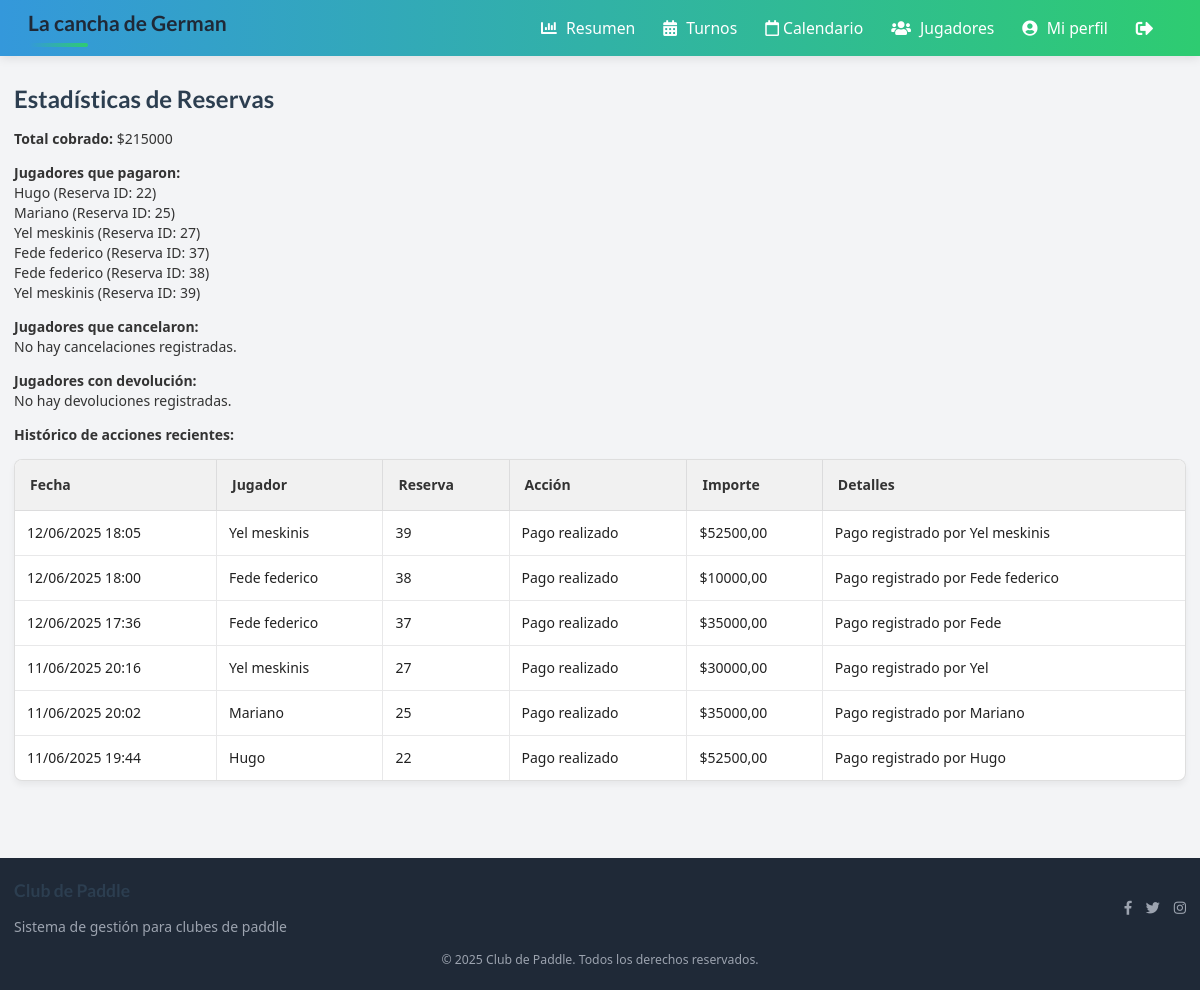
Before: /estadisticas/ with the older database file.
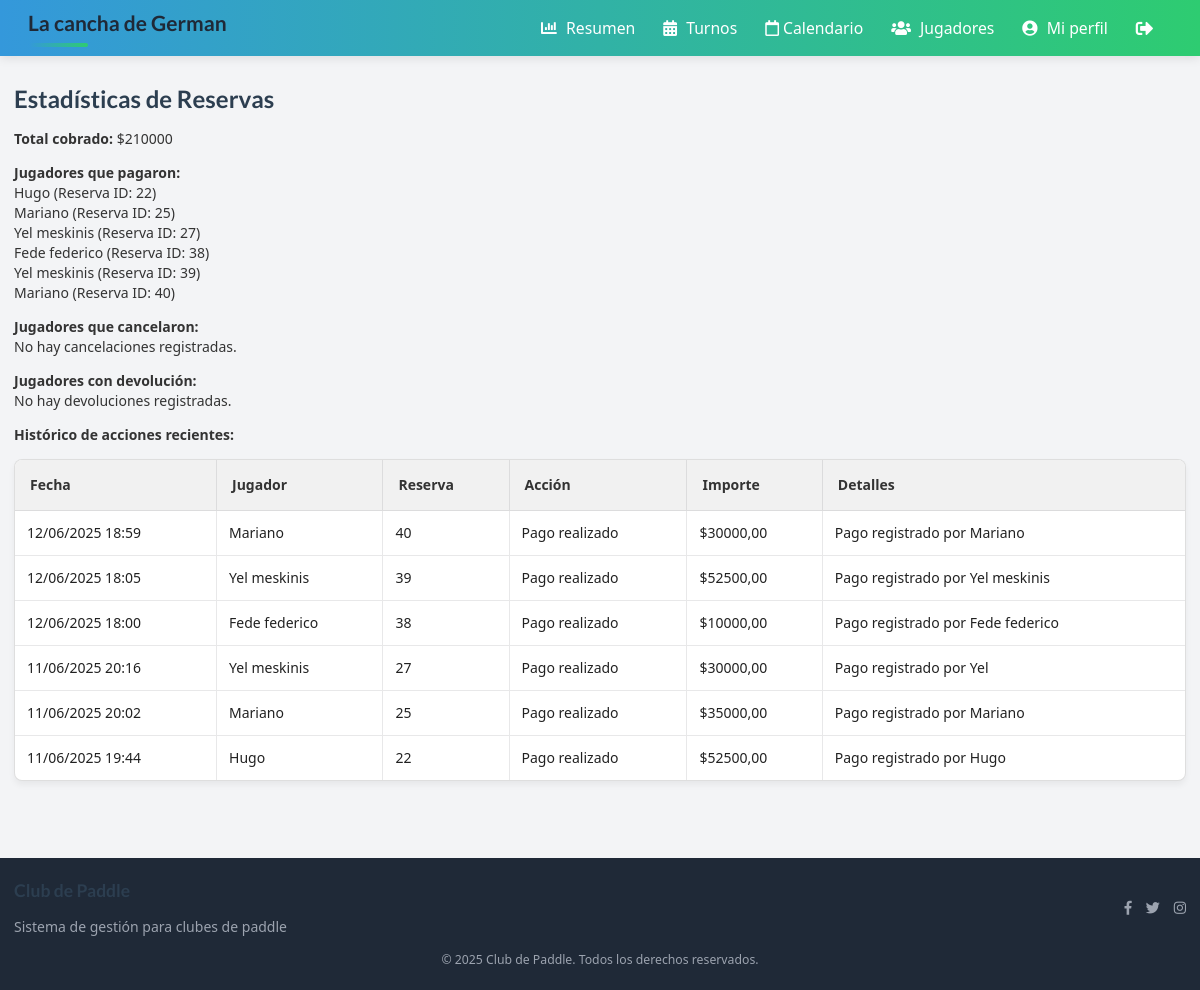
After: the same page with the newer database file.
### padel_admin/models.py (models this page shows, shortened)
class Jugadors(models.Model):
    id_jugador = models.CharField(primary_key=True, max_length=10)
    nom = models.CharField(max_length=30)
    cognom = models.CharField(max_length=30)
    nivell = models.IntegerField(
        default=1, validators=[MinValueValidator(1), MaxValueValidator(6)]
    )
    telefon = models.CharField(max_length=13)
    email = models.EmailField(max_length=50)
    contrasenya = models.CharField(max_length=30)
    foto = models.ImageField(upload_to="fotos_jugadores/", blank=True, null=True)

class HistoricoReserva(models.Model):
    ACCION_CHOICES = [
        ("pago", "Pago realizado"),
        ("cancelacion", "Reserva cancelada"),
    ]
    reserva = models.ForeignKey(Reserva, on_delete=models.CASCADE)
    jugador = models.ForeignKey(Jugadors, on_delete=models.CASCADE)
    fecha = models.DateTimeField(auto_now_add=True)
    accion = models.CharField(max_length=20, choices=ACCION_CHOICES)
    importe = models.DecimalField(max_digits=9, decimal_places=2, null=True, blank=True)
    detalles = models.TextField(blank=True, null=True)

class Reserva(models.Model):
    jugador = models.ForeignKey(Jugadors, on_delete=models.CASCADE)
    fecha = models.DateField()
    cancha = models.ForeignKey(Pistes, on_delete=models.CASCADE)
    hora_inicio = models.TimeField()
    hora_fin = models.TimeField()
    recepcionista = models.ForeignKey(
        Recepcionista, on_delete=models.CASCADE, null=True, blank=True
    )
    class Meta:
        unique_together = ("cancha", "fecha", "hora_inicio")

### padel_admin/views_estadisticas.py (the view)
# urls.py: path("estadisticas/", estadisticas_reservas, name="estadisticas_reservas"),
def estadisticas_reservas(request):
    pagos = HistoricoReserva.objects.filter(accion="pago").select_related(
        "jugador", "reserva"
    )
    jugadores_pagaron = pagos.values_list(
        "jugador__nom", "jugador__cognom", "reserva__id"
    ).distinct()
    total_cobrado = pagos.aggregate(total=Sum("importe"))["total"] or 0
    cancelaciones = HistoricoReserva.objects.filter(
        accion="cancelacion"
    ).select_related("jugador", "reserva")
    jugadores_cancelaron = cancelaciones.values_list(
        "jugador__nom", "jugador__cognom", "reserva__id"
    ).distinct()
    devoluciones = HistoricoReserva.objects.filter(accion="devolucion").select_related(
        "jugador", "reserva"
    )
    jugadores_devolvieron = devoluciones.values_list(
        "jugador__nom", "jugador__cognom", "reserva__id"
    ).distinct()
    historico = HistoricoReserva.objects.select_related("jugador", "reserva").order_by(
        "-fecha"
    )[:100]
    return render(
        request,
        "estadisticas_reservas.html",
        {
            "jugadores_pagaron": jugadores_pagaron,
            "total_cobrado": total_cobrado,
            "jugadores_cancelaron": jugadores_cancelaron,
            "jugadores_devolvieron": jugadores_devolvieron,
            "historico": historico,
        },
    )

### padel_admin/templates/estadisticas_reservas.html
{% extends "base.html" %}
{% block content %}
<h2>Estadísticas de Reservas</h2>
<div class="mb-4">
  <strong>Total cobrado:</strong> ${{ total_cobrado }}
</div>
<div class="mb-4">
  <strong>Jugadores que pagaron:</strong>
  <ul>
    {% for nom, cognom, reserva_id in jugadores_pagaron %}
      <li>{{ nom }} {{ cognom }} (Reserva ID: {{ reserva_id }})</li>
    {% empty %}
      <li>No hay pagos registrados.</li>
    {% endfor %}
  </ul>
</div>
<div class="mb-4">
  <strong>Jugadores que cancelaron:</strong>
  <ul>
    {% for nom, cognom, reserva_id in jugadores_cancelaron %}
      <li>{{ nom }} {{ cognom }} (Reserva ID: {{ reserva_id }})</li>
    {% empty %}
      <li>No hay cancelaciones registradas.</li>
    {% endfor %}
  </ul>
</div>
<div class="mb-4">
  <strong>Jugadores con devolución:</strong>
  <ul>
    {% for nom, cognom, reserva_id in jugadores_devolvieron %}
      <li>{{ nom }} {{ cognom }} (Reserva ID: {{ reserva_id }})</li>
    {% empty %}
      <li>No hay devoluciones registradas.</li>
    {% endfor %}
  </ul>
</div>
<div class="mb-4">
  <strong>Histórico de acciones recientes:</strong>
  <table class="ui celled table">
    <thead>
      <tr>
        <th>Fecha</th>
        <th>Jugador</th>
        <th>Reserva</th>
        <th>Acción</th>
        <th>Importe</th>
        <th>Detalles</th>
      </tr>
    </thead>
    <tbody>
      {% for h in historico %}
      <tr>
        <td>{{ h.fecha|date:'d/m/Y H:i' }}</td>
        <td>{{ h.jugador.nom }} {{ h.jugador.cognom }}</td>
        <td>{{ h.reserva.id }}</td>
        <td>{{ h.get_accion_display }}</td>
        <td>{% if h.importe %}${{ h.importe }}{% else %}-{% endif %}</td>
        <td>{{ h.detalles }}</td>
      </tr>
      {% empty %}
        <tr><td colspan="6">No hay acciones registradas.</td></tr>
      {% endfor %}
    </tbody>
  </table>
</div>
{% endblock %}

### padel_admin/templates/base.html (shortened to what this page needs)
<!DOCTYPE html>
{% load static %}
<html lang="es">
<head>
    <link href="https://cdn.jsdelivr.net/npm/tailwindcss@2.2.16/dist/tailwind.min.css" rel="stylesheet">
    <link rel="stylesheet" href="https://use.fontawesome.com/releases/v5.0.7/css/all.css">
    <link rel="stylesheet" href="https://cdnjs.cloudflare.com/ajax/libs/semantic-ui/2.4.0/semantic.min.css">
    <link href="{% static 'main.css' %}" rel="stylesheet">
    <link href="{% static 'responsive.css' %}" rel="stylesheet">
</head>
<body class="bg-gray-100">
    <header>
        <nav class="bg-gray-300">
            <div class="mx-auto px-4 sm:px-6 lg:px-8">
                <div class="flex justify-between h-16">
                    <div class="flex items-center">
                        <h1 class="text-2xl font-bold text-gray-800">La cancha de German</h1>
                    </div>
                    <div class="flex items-center">
                        <a href="/estadisticas/" class="text-gray-800 hover:text-black px-4 py-2 rounded-md text-lg font-medium">
                            <i class="fas fa-chart-bar"></i> Resumen
                        </a>
                        <a href="/reserves" class="text-gray-800 hover:text-black px-4 py-2 rounded-md text-lg font-medium">
                            <i class="fas fa-calendar-alt"></i> Turnos
                        </a>
                        <a href="/calendario" class="text-gray-800 hover:text-black px-4 py-2 rounded-md text-lg font-medium">
                            <i class="far fa-calendar"></i> Calendario
                        </a>
                        <a href="/jugadors" class="text-gray-800 hover:text-black px-4 py-2 rounded-md text-lg font-medium">
                            <i class="fas fa-users"></i> Jugadores
                        </a>
                        <a href="/perfil/" class="text-gray-800 hover:text-black px-4 py-2 rounded-md text-lg font-medium">
                            <i class="fas fa-user-circle"></i> Mi perfil
                        </a>
                        <a href="/logout" class="text-gray-800 hover:text-black px-4 py-2 text-xl" title="Cerrar sesión">
                            <i class="fas fa-sign-out-alt"></i>
                        </a>
                    </div>
                </div>
            </div>
        </nav>
    </header>
    <div class="container mx-auto px-4 py-8 fade-in">
        {% block content %}{% endblock %}
    </div>
    <footer class="bg-gray-800 text-white py-6 mt-10">
        <div class="container mx-auto px-4">
            <div class="flex flex-col md:flex-row justify-between items-center">
                <div class="mb-4 md:mb-0">
                    <h3 class="text-xl font-bold">Club de Paddle</h3>
                    <p class="text-gray-400">Sistema de gestión para clubes de paddle</p>
                </div>
                <div class="flex space-x-4">
                    <a href="#" class="text-gray-400 hover:text-white">
                        <i class="fab fa-facebook-f"></i>
                    </a>
                    <a href="#" class="text-gray-400 hover:text-white">
                        <i class="fab fa-twitter"></i>
                    </a>
                    <a href="#" class="text-gray-400 hover:text-white">
                        <i class="fab fa-instagram"></i>
                    </a>
                </div>
            </div>
            <div class="mt-4 text-center text-gray-400 text-sm">
                &copy; {% now "Y" %} Club de Paddle. Todos los derechos reservados.
            </div>
        </div>
    </footer>
</body>
</html>

### padel_admin/static/main.css (style rules this page uses)
:root { --primary-color: #3498db; --secondary-color: #2ecc71; --accent-color: #e74c3c; --text-color: #333; --light-bg: #f8f9fa; --dark-bg: #343a40; }
body { font-family: 'Segoe UI', Tahoma, Geneva, Verdana, sans-serif; color: var(--text-color); background-color: var(--light-bg); }
nav.bg-gray-300 { background: linear-gradient(to right, #3498db, #2ecc71); box-shadow: 0 2px 10px rgba(0, 0, 0, 0.1); }
nav a { transition: all 0.3s ease; font-weight: 500; color: white !important; }
.container { max-width: 1200px; margin: 0 auto; }
.ui.table { border-radius: 8px !important; overflow: hidden; box-shadow: 0 4px 6px rgba(0, 0, 0, 0.05); }
.ui.table thead th { background-color: #f1f1f1 !important; color: var(--text-color) !important; font-weight: 600 !important; padding: 15px !important; }
.fade-in { animation: fadeIn 0.5s ease forwards; }
.ui.celled.table td { padding: 12px !important; }
i.fas { margin-right: 5px; }
h1, h2, h3 { color: #2c3e50; font-weight: 600; }
h1 { margin-bottom: 30px; position: relative; padding-bottom: 10px; }
h1:after { content: ''; position: absolute; bottom: 0; left: 0; width: 60px; height: 4px; background: linear-gradient(to right, var(--primary-color), var(--secondary-color)); border-radius: 2px; }

### padel_admin/static/responsive.css (style rules this page uses)
:root { --breakpoint-sm: 640px; --breakpoint-md: 768px; --breakpoint-lg: 1024px; --breakpoint-xl: 1280px; }
@media (hover: none) { .ui.button, a { transition: none !important; } }

Changed rows visible on the page:
no longer on one of the page's lists (row unchanged): Jugadors: cognom "federico"
removed HistoricoReserva: fecha "12/06/2025 17:36", jugador.nom "Fede", jugador.cognom "federico", reserva.id "37", accion "Pago realizado", importe "35000,00", detalles "Pago registrado por Fede"
computed for Jugadors "federico": reserva_id "37" → "38"
added HistoricoReserva: fecha "12/06/2025 18:59", jugador.nom "Mariano", reserva.id "40", accion "Pago realizado", importe "30000,00", detalles "Pago registrado por Mariano"
Other visible differences:
{{ total_cobrado }}: "215000" → "210000"
